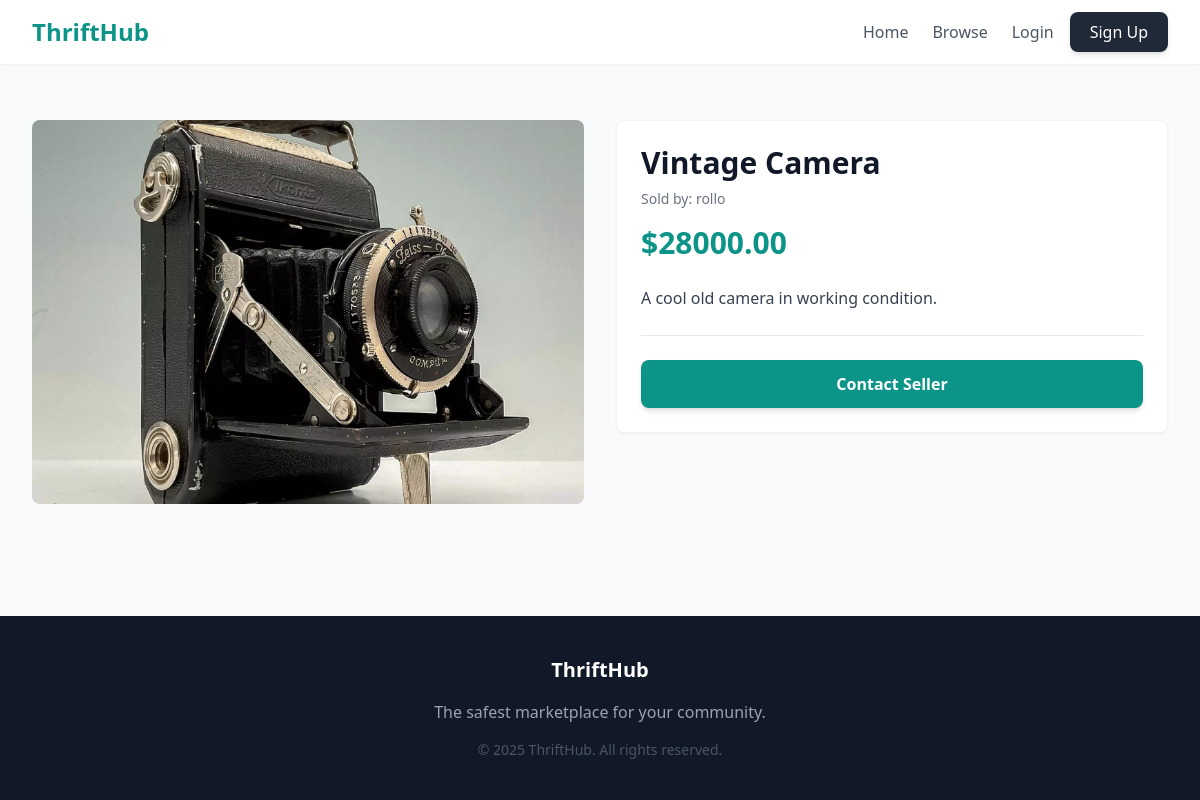
Screenshot of /item/1/ with the database file from the repository.
### market/models.py (models this page shows, shortened)
class Item(models.Model):
    CONDITION_CHOICES = (
        ('new', 'New'),
        ('used_good', 'Used - Good'),
        ('used_fair', 'Used - Fair'),
    )
    seller = models.ForeignKey(settings.AUTH_USER_MODEL, on_delete=models.CASCADE, related_name='items')
    category = models.ForeignKey(Category, on_delete=models.SET_NULL, null=True, related_name='items')
    title = models.CharField(max_length=200)
    description = models.TextField()
    price = models.DecimalField(max_digits=10, decimal_places=2)
    image = models.ImageField(upload_to='item_images/', blank=True, null=True)
    condition = models.CharField(max_length=20, choices=CONDITION_CHOICES, default='used_good')
    is_sold = models.BooleanField(default=False)
    created_at = models.DateTimeField(auto_now_add=True)
    updated_at = models.DateTimeField(auto_now=True)

### users/models.py (models this page shows, shortened)
class User(AbstractUser):
    is_seller = models.BooleanField(default=False)
    phone_number = models.CharField(max_length=15, blank=True, null=True)
    location = models.CharField(max_length=100, blank=True, null=True)

### market/views.py (the view)
# urls.py: path('item/<int:pk>/', views.detail, name='detail'),
def detail(request, pk):
    item = get_object_or_404(Item, pk=pk)
    related_items = Item.objects.filter(category=item.category, is_sold=False).exclude(pk=pk)[0:3]
    return render(request, 'market/detail.html', {
        'item': item,
        'related_items': related_items
    })

### templates/market/detail.html (shortened to what this page needs)
{% extends 'base.html' %}
{% block content %}
<div class="grid grid-cols-1 md:grid-cols-2 gap-8 mt-6">
    <div class="h-96 bg-gray-200 rounded-lg overflow-hidden flex items-center justify-center">
        {% if item.image %}
            <img src="{{ item.image.url }}" alt="{{ item.title }}" class="h-full w-full object-cover">
        {% else %}
            <span class="text-gray-500">No Image</span>
        {% endif %}
    </div>
    <div class="bg-white p-6 rounded-lg shadow-sm border border-gray-100 h-fit">
        <h1 class="text-3xl font-bold text-gray-900 mb-2">{{ item.title }}</h1>
        <p class="text-gray-500 text-sm mb-4">Sold by: {{ item.seller.username }}</p>
        <div class="mb-6">
            <span class="text-3xl font-bold text-teal-600">${{ item.price }}</span>
        </div>
        <p class="text-gray-700 mb-6 leading-relaxed">{{ item.description }}</p>
        <div class="border-t pt-6">
            {% if request.user == item.seller %}
                <div class="grid grid-cols-2 gap-4">
                    <a href="{% url 'market:edit' item.id %}" class="block w-full text-center bg-yellow-500 text-white font-bold py-3 rounded-lg hover:bg-yellow-600 transition">
                        Edit Item
                    </a>
                    <a href="{% url 'market:delete' item.id %}" class="block w-full text-center bg-red-500 text-white font-bold py-3 rounded-lg hover:bg-red-600 transition">
                        Delete
                    </a>
                </div>
            {% else %}
                <a href="mailto:{{ item.seller.email }}?subject=Interested in {{ item.title }}&body=Hi, I am interested in buying your {{ item.title }} listed on ThriftHub."
                   class="block w-full text-center bg-teal-600 text-white font-bold py-3 px-4 rounded-lg hover:bg-teal-700 transition shadow-md hover:shadow-lg">
                    Contact Seller
                </a>
            {% endif %}
        </div>
    </div>
</div>
{% endblock %}

### rows the page displays
Item: image (picture), title "Vintage Camera", seller.username "rollo", price "28000.00", description "A cool old camera in working condition."
